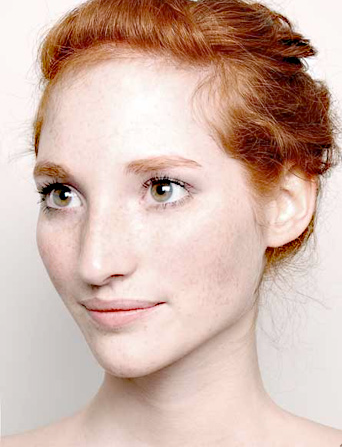
#> input picture ComputerVision/images/1.png, 342 x 447 px; its folder holds only this picture in this run
$ python lab1.py images/1.png
#> lines starting #> are read from the running program, lines starting #| are printed output that depends on the picture; after the words box and inside, x2 and y2 are one past the last pixel; in counts of white or black regions, pixels touching at a corner belong together
from __future__ import annotations

import argparse
from dataclasses import dataclass
from pathlib import Path
from typing import Iterable
import cv2
import numpy as np
from PIL import Image


SUPPORTED_EXTENSIONS = {".png", ".jpg", ".jpeg", ".bmp"}


@dataclass
class ImageInfo:
    path: Path
    width: int
    height: int
    channels: int
    dtype: str
    size_bytes: int
    pil_mode: str
    mean_brightness: float

def find_images(path: Path) -> list[Path]:
    if path.is_file() and path.suffix.lower() in SUPPORTED_EXTENSIONS:
        return [path]
    if path.is_dir():
        return [p for p in sorted(path.rglob("*")) if p.suffix.lower() in SUPPORTED_EXTENSIONS]

    return []


def collect_info(path: Path, image_bgr: np.ndarray, image_pil: Image.Image) -> ImageInfo:
    h, w = image_bgr.shape[:2]
    channels = image_bgr.shape[2] if image_bgr.ndim == 3 else 1
    gray = cv2.cvtColor(image_bgr, cv2.COLOR_BGR2GRAY)
    return ImageInfo(
        path=path,
        width=w,
        height=h,
        channels=channels,
        dtype=str(image_bgr.dtype),
        size_bytes=path.stat().st_size,
        pil_mode=image_pil.mode,
        mean_brightness=float(np.mean(gray)),
    )


def print_info(info: ImageInfo) -> None:
    ext = info.path.suffix.lower().replace(".", "").upper()
    print(f"\n[{info.path.name}]")
    print(f"  Формат: {ext}")
    print(f"  Роздільна здатність: {info.width}x{info.height}")
    print(f"  Канали: {info.channels}")
    print(f"  Тип даних: {info.dtype}")
    print(f"  Розмір файлу: {info.size_bytes} байт")
    print(f"  PIL mode: {info.pil_mode}")
    print(f"  Середня яскравість: {info.mean_brightness:.2f}")


def build_histogram(gray: np.ndarray) -> np.ndarray:
    hist = cv2.calcHist([gray], [0], None, [256], [0, 256])
    return hist.flatten()


def histogram_to_image(hist: np.ndarray, width: int = 512, height: int = 300) -> np.ndarray:
    canvas = np.full((height, width, 3), 255, dtype=np.uint8)
    margin_left, margin_right, margin_top, margin_bottom = 40, 15, 20, 35
    plot_w = width - margin_left - margin_right
    plot_h = height - margin_top - margin_bottom

    # Axes
    x0, y0 = margin_left, margin_top + plot_h
    cv2.line(canvas, (x0, margin_top), (x0, y0), (0, 0, 0), 1)
    cv2.line(canvas, (x0, y0), (x0 + plot_w, y0), (0, 0, 0), 1)

    hist_max = float(hist.max()) if hist.max() > 0 else 1.0
    bin_w = plot_w / 256.0

    # Bars
    for i, value in enumerate(hist):
        bar_h = int((float(value) / hist_max) * plot_h)
        x1 = int(x0 + i * bin_w)
        x2 = int(x0 + (i + 1) * bin_w)
        cv2.rectangle(canvas, (x1, y0 - bar_h), (max(x2, x1 + 1), y0), (70, 70, 70), -1)

    # X-axis labels
    for tick in (0, 64, 128, 192, 255):
        tx = int(x0 + tick * bin_w)
        cv2.line(canvas, (tx, y0), (tx, y0 + 4), (0, 0, 0), 1)
        cv2.putText(canvas, str(tick), (tx - 10, y0 + 18), cv2.FONT_HERSHEY_SIMPLEX, 0.4, (0, 0, 0), 1)

    cv2.putText(canvas, "Histogram (brightness)", (margin_left, 14), cv2.FONT_HERSHEY_SIMPLEX, 0.45, (0, 0, 0), 1)
    return canvas


def enhance_contrast(gray: np.ndarray) -> dict[str, np.ndarray]:
    normalized = cv2.normalize(gray, None, 0, 255, cv2.NORM_MINMAX)
    equalized = cv2.equalizeHist(gray)
    clahe = cv2.createCLAHE(clipLimit=2.0, tileGridSize=(8, 8)).apply(gray)
    return {"normalized": normalized, "equalized": equalized, "clahe": clahe}


def stack_images(images: Iterable[np.ndarray], target_h: int = 230) -> np.ndarray:
    resized = []
    for image in images:
        if image.ndim == 2:
            image = cv2.cvtColor(image, cv2.COLOR_GRAY2BGR)
        h, w = image.shape[:2]
        scale = target_h / max(h, 1)
        resized.append(cv2.resize(image, (max(int(w * scale), 1), target_h)))
    return cv2.hconcat(resized)


def process_image(path: Path, output_dir: Path, show: bool) -> None:
    image_bgr = cv2.imread(str(path), cv2.IMREAD_COLOR)
    if image_bgr is None:
        print(f"Не вдалося зчитати: {path}")
        return

    image_pil = Image.open(path)
    info = collect_info(path, image_bgr, image_pil)
    print_info(info)

    gray = cv2.cvtColor(image_bgr, cv2.COLOR_BGR2GRAY)
    hist = build_histogram(gray)
    hist_img = histogram_to_image(hist)
    contrast = enhance_contrast(gray)

    output_dir.mkdir(parents=True, exist_ok=True)
    stem = path.stem
    cv2.imwrite(str(output_dir / f"{stem}_hist.png"), hist_img)
    cv2.imwrite(str(output_dir / f"{stem}_normalized.png"), contrast["normalized"])
    cv2.imwrite(str(output_dir / f"{stem}_equalized.png"), contrast["equalized"])
    cv2.imwrite(str(output_dir / f"{stem}_clahe.png"), contrast["clahe"])

    if show:
        preview = stack_images(
            [image_bgr, gray, contrast["equalized"], contrast["clahe"], hist_img],
            target_h=220,
        )
        cv2.imshow(f"{path.name} | ESC/q - next", preview)
        key = cv2.waitKey(0) & 0xFF
        cv2.destroyAllWindows()
        if key in (27, ord("q")):
            raise KeyboardInterrupt


def parse_args() -> argparse.Namespace:
    parser = argparse.ArgumentParser(description="Лабораторна №1: аналіз зображень.")
    parser.add_argument("input_path", type=Path, help="Файл або папка з PNG/JPG/BMP.")
    parser.add_argument(
        "--output-dir",
        type=Path,
        default=Path("lab1_output"),
        help="Папка для результатів.",
    )
    parser.add_argument("--no-show", action="store_true", help="Без вікон перегляду.")
    return parser.parse_args()


def main() -> None:
    args = parse_args()

    images = find_images(args.input_path)
    if not images:
        print("\nНе знайдено PNG/JPG/BMP зображень.")
        return

    print(f"\nЗнайдено зображень: {len(images)}")
    print(f"Результати: {args.output_dir.resolve()}")

    try:
        for image_path in images:
            process_image(image_path, args.output_dir, show=not args.no_show)
#> in process_image, image_bgr is the input picture: shape (447, 342, 3); mean B, G, R 171.8, 183.1, 210.6
#> in collect_info, `gray = cv2.cvtColor(image_bgr, cv2.COLOR_BGR2GRAY)`:
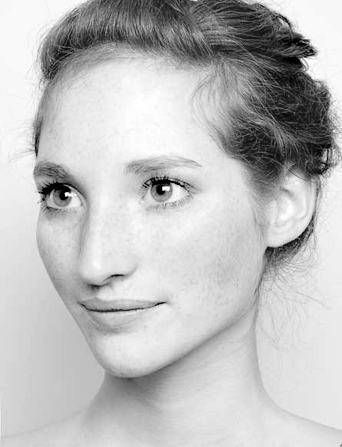
#> gray: shape (447, 342); min 0, max 255, mean 190
#> in build_histogram, `hist = cv2.calcHist([gray], [0], None, [256], [0, 256])`: hist = 256 values, max 3917 at index 249, min 13 at index 7, mean 597.2
#> in histogram_to_image, `hist_max = float(hist.max()) if hist.max() > 0 else 1.0`: hist_max = 3917
#> the loop in histogram_to_image, `for i, value in enumerate(hist):` made 256 passes
#> (value, bar_h, x1, x2) on passes 1 to 3: (184, 11, 40, 41), (152, 9, 41, 43), (29, 1, 43, 45)
#> after the loop in histogram_to_image, `for i, value in enumerate(hist):`:
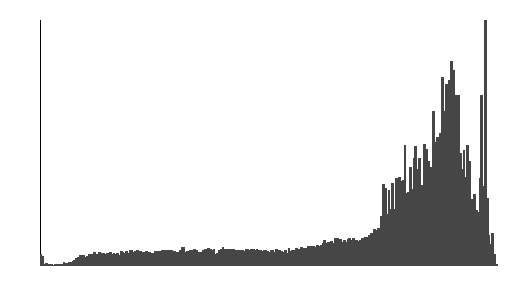
#> canvas: shape (300, 512, 3); min 0, max 255, mean 232.3
#> after the loop in histogram_to_image, `for tick in (0, 64, 128, 192, 255):`:
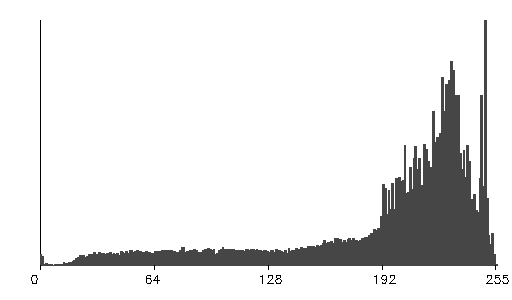
#> canvas: shape (300, 512, 3); 0.18% of pixels changed, all inside (x1, y1, x2, y2) = (31, 265, 509, 284)
#> in histogram_to_image, `cv2.putText(canvas, "Histogram (brightness)", (margin_left, 14), cv2.F..`:
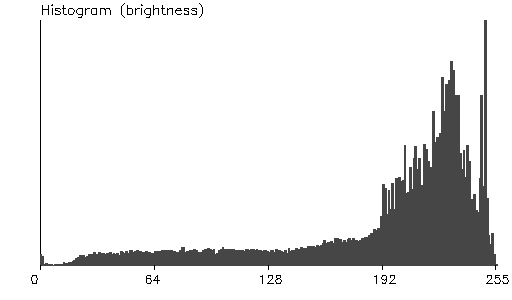
#> canvas: shape (300, 512, 3); 0.25% of pixels changed, all inside (x1, y1, x2, y2) = (42, 3, 203, 18)
#> in enhance_contrast, `equalized = cv2.equalizeHist(gray)`:
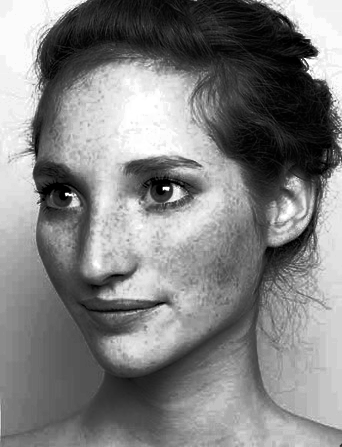
#> equalized: shape (447, 342); min 0, max 255, mean 128.5
#> in enhance_contrast, `clahe = cv2.createCLAHE(clipLimit=2.0, tileGridSize=(8, 8)).apply(gray)`:
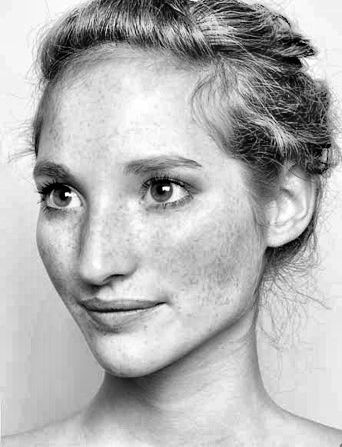
#> clahe: shape (447, 342); min 1, max 255, mean 179.9
#> in process_image, `contrast = enhance_contrast(gray)`: contrast = 3 items
#> the loop in stack_images, `for image in images:` made 5 passes
#> (h, w, scale) on passes 1 to 5: (447, 342, 0.492), (447, 342, 0.492), (447, 342, 0.492), (447, 342, 0.492), (300, 512, 0.733)
#> after the loop in stack_images, `for image in images:`: resized = 5 items
#> in stack_images, `return cv2.hconcat(resized)`:
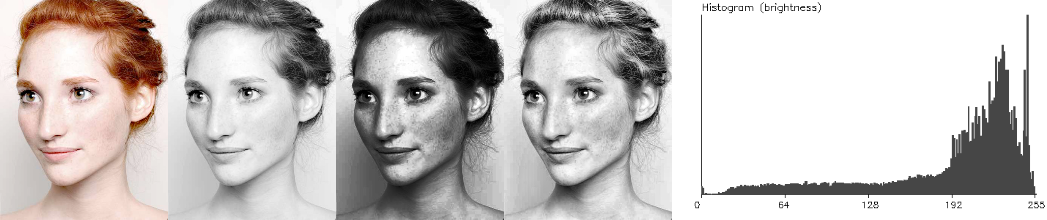
#> returned value: shape (220, 1047, 3); mean of channels 0, 1, 2 190.3, 192.1, 196.5; drawn as B, G, R
#> (key q is pressed here)
    except KeyboardInterrupt:
        print("\nПерегляд зупинено.")
    finally:
        cv2.destroyAllWindows()

    print("\nГотово.")


if __name__ == "__main__":
    main()

$ run again, on ComputerVision/images/2.jpg
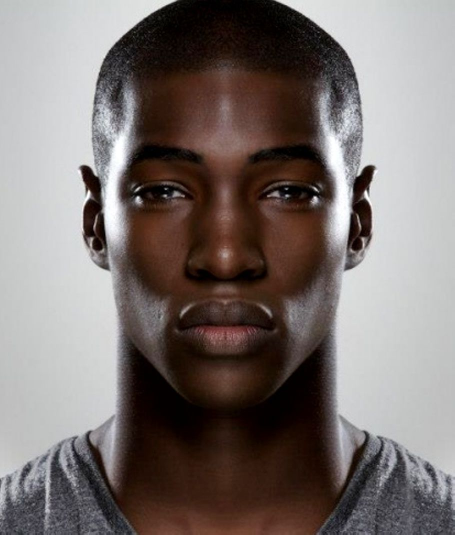
#> input picture ComputerVision/images/2.jpg, 909 x 1069 px (shown at 1/2 size)
#> in process_image, image_bgr is the input picture: shape (1069, 909, 3); mean B, G, R 111.1, 113.9, 122.9
#> in build_histogram, `hist = cv2.calcHist([gray], [0], None, [256], [0, 256])`: hist = 256 values, max 18956 at index 202, min 150 at index 235, mean 3795.8
#> hist_max = 18956
#> the loop in histogram_to_image, `for i, value in enumerate(hist):` made 256 passes
#> (value, bar_h, x1, x2) on passes 1 to 3: (2014, 26, 40, 41), (15376, 198, 41, 43), (8615, 111, 43, 45)
#> after the loop in histogram_to_image, `for tick in (0, 64, 128, 192, 255):`:
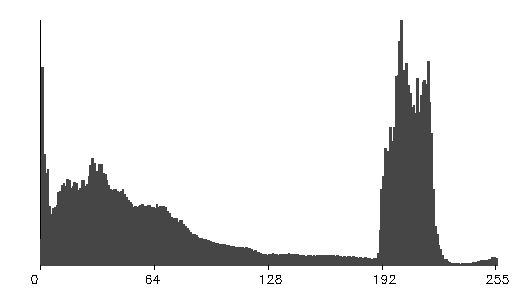
#> canvas: shape (300, 512, 3); min 0, max 255, mean 226
#> contrast = 3 items
#> the loop in stack_images, `for image in images:` made 5 passes
#> (h, w, scale) on passes 1 to 5: (1069, 909, 0.206), (1069, 909, 0.206), (1069, 909, 0.206), (1069, 909, 0.206), (300, 512, 0.733)
#> after the loop in stack_images, `for image in images:`: resized = 5 items
#> in stack_images, `return cv2.hconcat(resized)`:
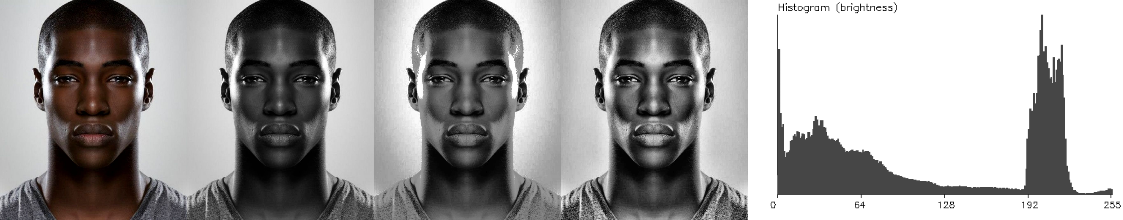
#> returned value: shape (220, 1123, 3); mean of channels 0, 1, 2 156.2, 156.6, 158.1; drawn as B, G, R
